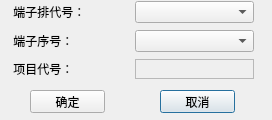
<?xml version="1.0" encoding="UTF-8"?>
<ui version="4.0">
 <class>DialogAddTerminal</class>
 <widget class="QDialog" name="DialogAddTerminal">
  <property name="geometry">
   <rect>
    <x>0</x>
    <y>0</y>
    <width>272</width>
    <height>120</height>
   </rect>
  </property>
  <property name="windowTitle">
   <string>Dialog</string>
  </property>
  <widget class="QWidget" name="layoutWidget">
   <property name="geometry">
    <rect>
     <x>10</x>
     <y>0</y>
     <width>244</width>
     <height>81</height>
    </rect>
   </property>
   <layout class="QGridLayout" name="gridLayout_2">
    <item row="0" column="1">
     <widget class="QComboBox" name="CbTerminalStripTag"/>
    </item>
    <item row="1" column="1">
     <widget class="QComboBox" name="CbDesignation">
      <property name="editable">
       <bool>false</bool>
      </property>
     </widget>
    </item>
    <item row="2" column="1">
     <widget class="QLabel" name="LbProTag">
      <property name="maximumSize">
       <size>
        <width>16777215</width>
        <height>20</height>
       </size>
      </property>
      <property name="frameShape">
       <enum>QFrame::StyledPanel</enum>
      </property>
      <property name="text">
       <string/>
      </property>
     </widget>
    </item>
    <item row="2" column="0">
     <widget class="QLabel" name="label_5">
      <property name="text">
       <string> 项目代号：</string>
      </property>
     </widget>
    </item>
    <item row="1" column="0">
     <widget class="QLabel" name="label_3">
      <property name="text">
       <string> 端子序号：</string>
      </property>
     </widget>
    </item>
    <item row="0" column="0">
     <widget class="QLabel" name="label_2">
      <property name="text">
       <string> 端子排代号：</string>
      </property>
     </widget>
    </item>
   </layout>
  </widget>
  <widget class="QPushButton" name="BtnCancel">
   <property name="geometry">
    <rect>
     <x>160</x>
     <y>90</y>
     <width>75</width>
     <height>23</height>
    </rect>
   </property>
   <property name="text">
    <string>取消</string>
   </property>
  </widget>
  <widget class="QPushButton" name="BtnOK">
   <property name="geometry">
    <rect>
     <x>30</x>
     <y>90</y>
     <width>75</width>
     <height>23</height>
    </rect>
   </property>
   <property name="text">
    <string>确定</string>
   </property>
  </widget>
 </widget>
 <resources/>
 <connections/>
</ui>
